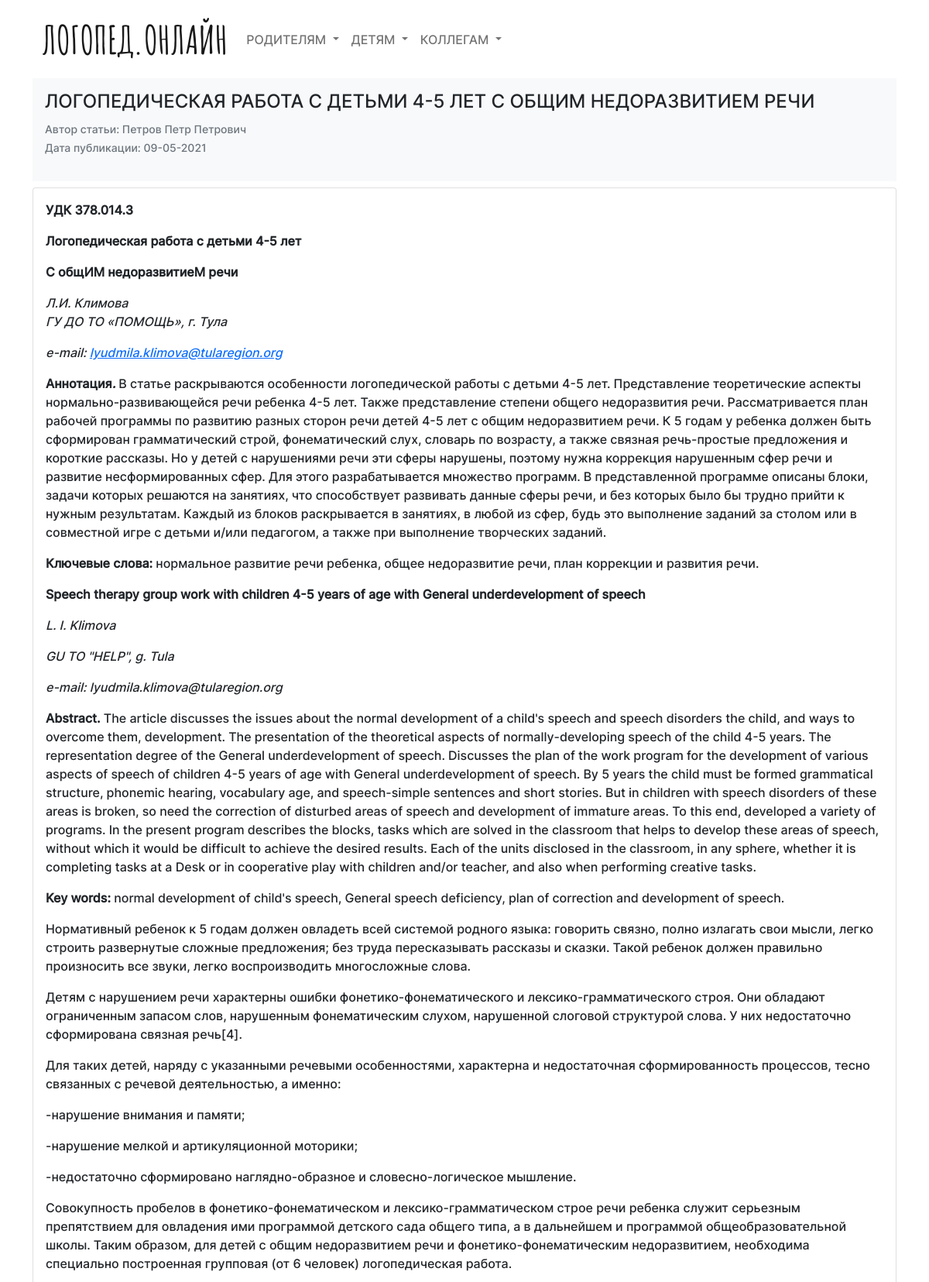
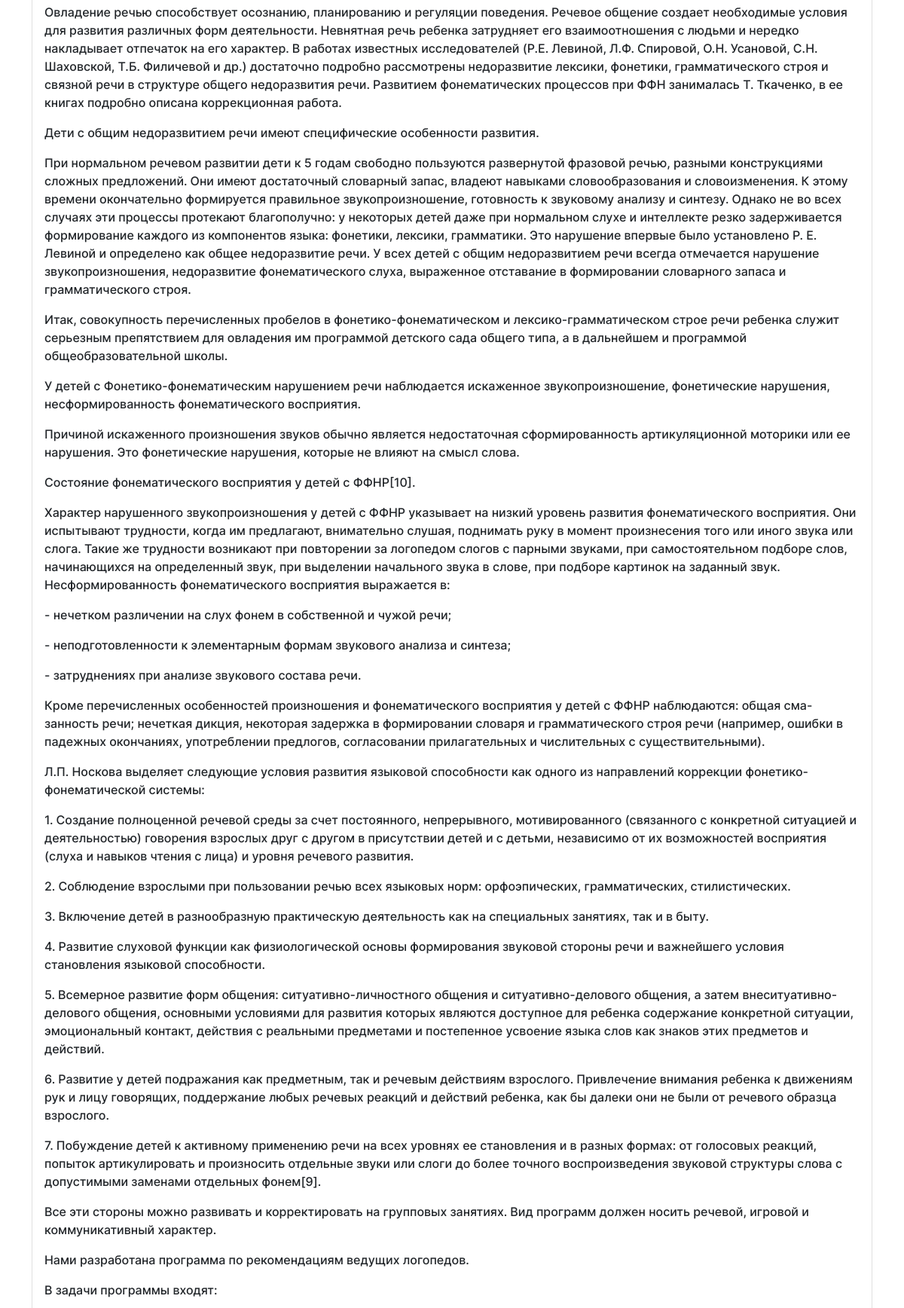
The page /blog/1 (upper part) on the database its author committed (2 pictures, top to bottom).
### database/articles.py (models this page shows)
class Article(SqlAlchemyBase):
    __tablename__ = 'articles'
    id = sqlalchemy.Column(sqlalchemy.Integer,
                           primary_key=True, autoincrement=True)
    title = sqlalchemy.Column(sqlalchemy.String, nullable=True)
    content = sqlalchemy.Column(sqlalchemy.String, nullable=True)
    description = sqlalchemy.Column(sqlalchemy.String, nullable=True)
    created_date_str = sqlalchemy.Column(sqlalchemy.String, default=f"{datetime.datetime.now():%d-%m-%Y}")
    created_date = sqlalchemy.Column(sqlalchemy.DateTime,
                                     default=datetime.datetime.now)
    user_id = sqlalchemy.Column(sqlalchemy.Integer,
                                sqlalchemy.ForeignKey("users.id"))
    user = sqlalchemy.orm.relation('User')

### database/users.py (models this page shows, shortened)
class User(SqlAlchemyBase, UserMixin):
    __tablename__ = 'users'
    id = sqlalchemy.Column(sqlalchemy.Integer,
                           primary_key=True, autoincrement=True)
    login = sqlalchemy.Column(sqlalchemy.String(64), index=True, unique=True, nullable=True)
    email = sqlalchemy.Column(sqlalchemy.String(120), index=True, unique=True)
    type_user = sqlalchemy.Column(sqlalchemy.String, nullable=True)
    name = sqlalchemy.Column(sqlalchemy.String, nullable=True)
    hashed_password = sqlalchemy.Column(sqlalchemy.String(128), nullable=True)
    created_date = sqlalchemy.Column(sqlalchemy.DateTime,
                                     default=datetime.datetime.now)

### moduls/blog.py (the view)
@bp.route('/<int:index_article>')
def showCurrentArticle(index_article):
    db_session = create_session()
    article = db_session.query(Article).filter(Article.id == index_article).first()
    return render_template("current_article.html", article=article, article_content=article.content)

### database/db_session.py (called while the page is built)
def create_session() -> Session:
    global __factory
    return __factory()

### templates/current_article.html (shortened to what this page needs)
{% extends 'base.html' %}
{% block main %}
        <form class="p-3 mb-2 bg-light text-dark">
             <div class="mb-3">
                 <h4>{{article.title}}</h4>
                 <small class="text-muted">Автор статьи: {{ article.user.name }}</small>
                 <br>
                 <small class="text-muted">Дата публикации: {{ article.created_date_str }}</small>
             </div>
        </form>
        <div class="card">
            <div class="card-body">
                {{ article_content | safe }}
             </div>
        </div>
{% endblock %}

### static/css/style.css (style rules this page uses)
body { font-family: "Inter-Medium"; }

### rows shown on the page
Article: title "ЛОГОПЕДИЧЕСКАЯ РАБОТА С ДЕТЬМИ 4-5 ЛЕТ С ОБЩИМ НЕДОРАЗВИТИЕМ РЕЧИ", created_date_str "09-05-2021", content "УДК 378.014.3 Логопедическая работа с детьми 4-5 лет С общИМ недоразвитиеМ речи Л.И. Климова ГУ ДО ТО «ПОМОЩЬ», г. Тула e-mail: lyudmila.klimova@tularegion.org Аннотация . В статье раскрываются особенности логопедической работы с детьми 4-5 лет. Представление теоретические аспекты нормально-развивающейся речи ребенка 4-5 лет. Также представление степени общего недоразвития речи. Рассматривается план рабочей программы по развитию разных сторон речи детей 4-5 лет с общим недоразвитием речи. К 5 годам у ребенка должен быть сформирован грамматический строй, фонематический слух, словарь по возрасту, а также связная речь-простые предложения и короткие рассказы. Но у детей с нарушениями речи эти…"
User: user.name "Петров Петр Петрович"
